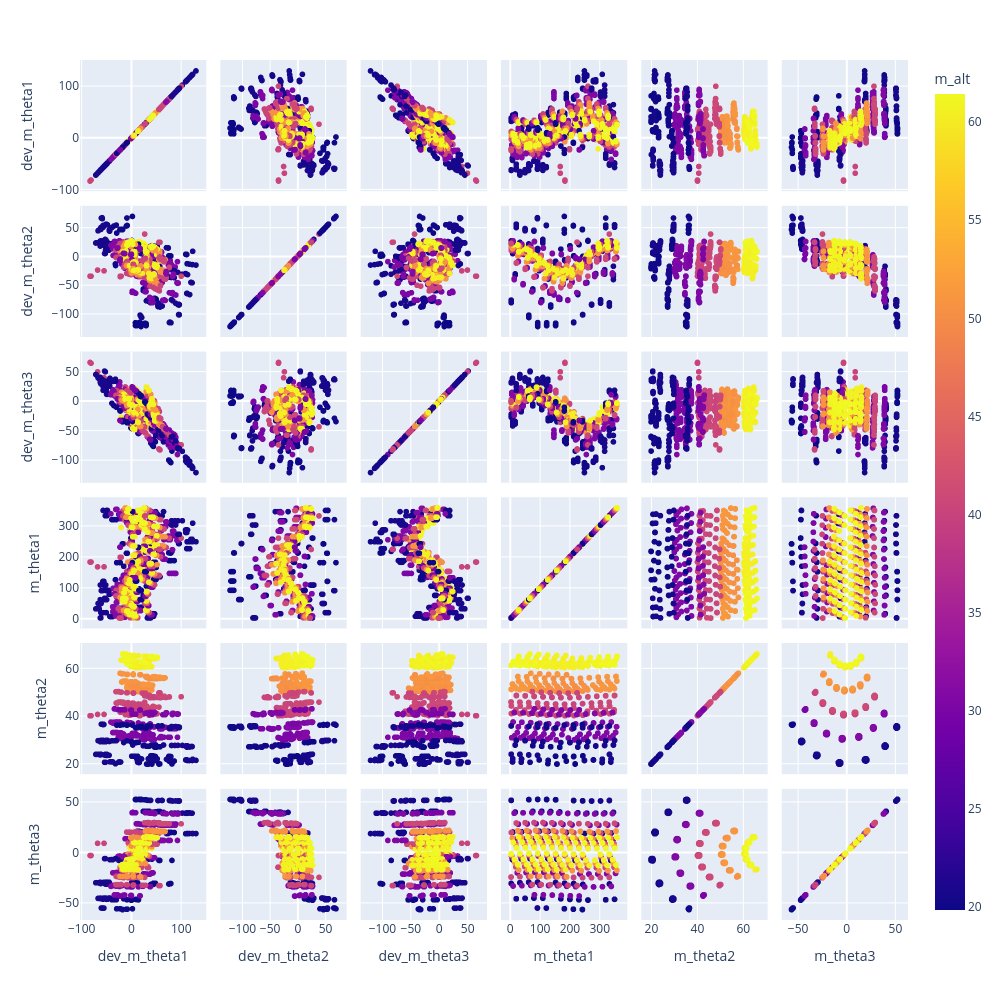

The notebook cell this image was saved under:
### Markdown cell above
# Theta Space Residuals - MODEL + QUEST

### Code cell
fig = px.scatter_matrix(d, dimensions=["dev_m_theta1","dev_m_theta2", "dev_m_theta3", "m_theta1", "m_theta2", "m_theta3"], color="m_alt",
                        hover_data=[ "p_az", "p_alt", "p_roll", "filename",])
fig.update_layout(height=1000,width=1000 )
fig.show()

### Figure 1 — Plotly figure (JSON) as saved in the notebook; plotly's stock layout.template omitted (floating-point values rounded to 4 significant figures; data arrays with more than 128 entries replaced by an {"elided": "..."} marker saying what was removed)
{"data": [{"customdata": {"elided": "1732x4 mixed values"}, "dimensions": [{"axis": {"matches": true}, "label": "dev_m_theta1", "values": {"elided": "1732 float values"}}, {"axis": {"matches": true}, "label": "dev_m_theta2", "values": {"elided": "1732 float values"}}, {"axis": {"matches": true}, "label": "dev_m_theta3", "values": {"elided": "1732 float values"}}, {"axis": {"matches": true}, "label": "m_theta1", "values": {"elided": "1732 float values"}}, {"axis": {"matches": true}, "label": "m_theta2", "values": {"elided": "1732 float values"}}, {"axis": {"matches": true}, "label": "m_theta3", "values": {"elided": "1732 float values"}}], "hovertemplate": "%{xaxis.title.text}=%{x}<br>%{yaxis.title.text}=%{y}<br>p_az=%{customdata[0]}<br>p_alt=%{customdata[1]}<br>p_roll=%{customdata[2]}<br>filename=%{customdata[3]}<br>m_alt=%{marker.color}<extra></extra>", "legendgroup": "", "marker": {"color": {"elided": "1732 float values"}, "coloraxis": "coloraxis", "symbol": "circle"}, "name": "", "showlegend": false, "type": "splom"}], "layout": {"coloraxis": {"colorbar": {"title": {"text": "m_alt"}}, "colorscale": [[0, "#0d0887"], [0.1111, "#46039f"], [0.2222, "#7201a8"], [0.3333, "#9c179e"], [0.4444, "#bd3786"], [0.5556, "#d8576b"], [0.6667, "#ed7953"], [0.7778, "#fb9f3a"], [0.8889, "#fdca26"], [1, "#f0f921"]]}, "dragmode": "select", "height": 1000, "legend": {"tracegroupgap": 0}, "margin": {"t": 60}, "width": 1000}}
